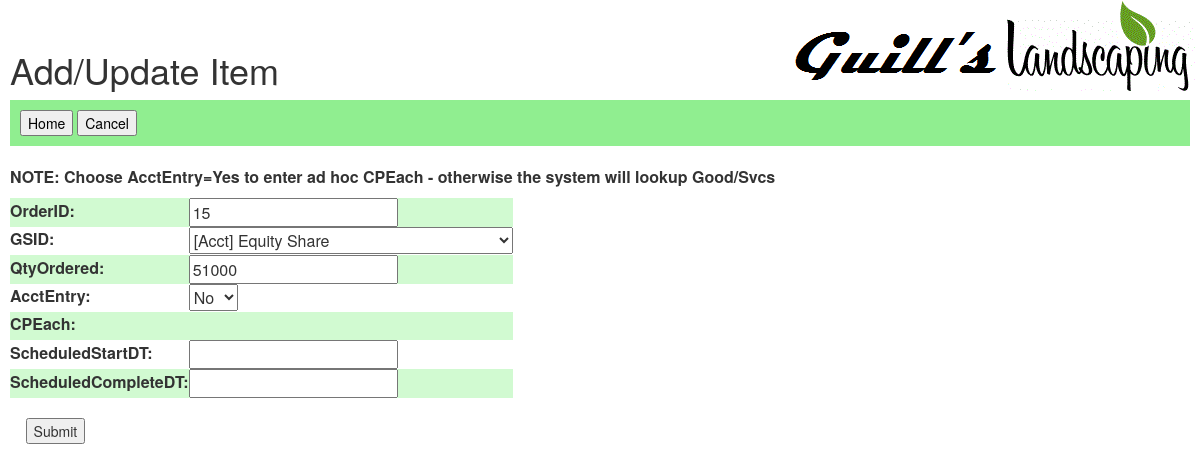
The page /hort/invoice_item/10/10/ (signed in) on the database its author committed.
### hort/models.py (models this page shows, shortened)
class Details(models.Model):
    USER_CHOICES = User.objects.all().values_list('id', 'username')
    L_ITER = [ ( p[0], '{0} - {1}'.format( p[0], p[1] ),) for p in LedgerAcct.objects.values_list('LedgerAcctNum', 'LedgerAcctTxt') ]
    NO = 0
    YES = 1
    ACCT_ENTRY_CHOICES = ((NO, 'No'), (YES, 'Yes'),)
    AcctEntry = models.IntegerField(choices=ACCT_ENTRY_CHOICES, default=0)
    OrderID = models.IntegerField(null=False)
    GSID = models.ForeignKey('GoodAndServices', on_delete=models.CASCADE)
    QtyOrdered = models.IntegerField(null=True)
    QtyInOrOut = models.IntegerField(null=True)
    CPEach = models.DecimalField(max_digits=14, decimal_places=2, default=0.00)
    ExtPrice = models.DecimalField(max_digits=14, decimal_places=2, default=0.00)
    Ledger = models.IntegerField(null=True)
    ScheduledStartDT = models.DateTimeField(null=True, blank=True)
    ScheduledCompleteDT = models.DateTimeField(null=True, blank=True)

### hort/views.py (the view, shortened to what this page needs)
# urls.py: url(r'^invoice_item/(?P<invoice_id>[0-9]+)/(?P<detail_id>[0-9]+)/$', views.invoice_item, name='invoice_item'),
@login_required
def invoice_item(request, invoice_id, detail_id):
    print("detail_id = " + detail_id)
    print("invoice_id = " + invoice_id)
    if request.method == 'POST':
        gsid = request.POST.get('GSID')
        print("GSID = " + gsid)
        qty = int(request.POST.get('QtyOrdered'))
        print("QtyOrdered = " + str(qty))
        inout = Orders.objects.filter(id=invoice_id).values_list('InOrOut', flat=True)[0]
        print("InOrOut = " + str(inout))
        type = Orders.objects.filter(id=invoice_id).values_list('Type', flat=True)[0]
        print("Type = " + type)
        acct_flg = request.POST.get('AcctEntry')
        print("AcctEntry = " + str(acct_flg))
        if acct_flg == '1':
            cpe_s = request.POST.get('CPEach')
            cpe = float(cpe_s)
        elif type == 'P':
            cpe = GoodAndServices.objects.filter(id=gsid).values_list('Cost')[0][0]
        else:
            cpe = GoodAndServices.objects.filter(id=gsid).values_list('Price')[0][0]
        if inout == 1:
            ldgr = GoodAndServices.objects.filter(id=gsid).values_list('LedgerIn', flat=True)[0]
        else:
            ldgr = GoodAndServices.objects.filter(id=gsid).values_list('LedgerOut', flat=True)[0]
        qtyio = qty*inout
        extpr = qty*cpe
        mutable = request.POST._mutable
        request.POST._mutable = True
        request.POST['CPEach'] = cpe
        request.POST['QtyInOrOut'] = qtyio
        request.POST['ExtPrice'] = extpr
        request.POST['Ledger'] = ldgr
        request.POST._mutable = mutable
        if int(detail_id) == 0:
            form = InvoiceItemsForm(request.POST)
        else:
            form = InvoiceItemsForm(request.POST, instance=Details.objects.get(id=detail_id))
        if form.is_valid():
            print("form.cleaned_data...")
            print(form.cleaned_data)
            form.save(commit=True)
            return invoice_item_list(request, invoice_id)
        else:
            print(form.errors)
    else:
        form = InvoiceItemsForm(instance=Details.objects.get(id=detail_id))
        form.fields['OrderID'].widget.attrs['readonly'] = 'readonly'  #for text fields
        form.fields['AcctEntry'].widget.attrs['onChange'] = 'Hide()'
        form.fields['QtyInOrOut'].widget = forms.HiddenInput()
        form.fields['ExtPrice'].widget = forms.HiddenInput()
        form.fields['Ledger'].widget = forms.HiddenInput()
    return render(request, 'hort/invoice_item_detail.html', {'form': form})

### hort/forms.py
class InvoiceItemsForm(ModelForm):
    class Meta:
        model = Details
        fields = ['OrderID','GSID','QtyOrdered','AcctEntry',
                  'CPEach','QtyInOrOut','ExtPrice','Ledger',
                  'ScheduledStartDT','ScheduledCompleteDT',
        ]
        widgets = {
            'ScheduledStartDT': DateTimeWidget(attrs={'id':"id_ScheduledStartDT"}, usel10n = True, bootstrap_version=3),
            'ScheduledCompleteDT': DateTimeWidget(attrs={'id':"id_ScheduledCompleteDT"}, usel10n = True, bootstrap_version=3),
        }

### hort/models.py (called while the page is built)
    def __str__(self):
        return '[' + self.Class + '] ' +self.Description

### hort/templates/hort/invoice_item_detail.html (shortened to what this page needs)
{% load staticfiles %}
<head>
    <link rel="stylesheet" type="text/css" href="{% static 'hort/style.css' %}" />
    <link href="{% static 'bootstrap/css/bootstrap.css' %}" rel="stylesheet" type="text/css"/>
</head>
<h1>Add/Update Item</h1>
<div style="background-color:lightgreen; color:black; padding:10px;">
<button type="button" onclick="location.href='/hort/'">Home</button>
<button type="button" onclick="goBack()">Cancel</button>
</div>
<body style="margin:10px;" onload="Hide()">
<br>
<p style="font-size:16px"><b>NOTE: Choose AcctEntry=Yes to enter ad hoc CPEach - otherwise the system will lookup Good/Svcs</b></p>
<form action="item_update/" method="post">
<table>
    {{ form }}
</table>
<br>
&nbsp;&nbsp;&nbsp;&nbsp;<input type="submit" value="Submit" />
</form>
</body>

### hort/static/hort/style.css (style rules this page uses)
body { background: white url("images/hort.gif") no-repeat right top; }
td { padding: 2; vertical-align: top; }
tr:nth-child(odd) { background-color: hsl(120, 80%, 90%); }

### rows shown on the page
Details: OrderID "15", GSID "[Acct] Equity Share", QtyOrdered "51000", AcctEntry "No"
